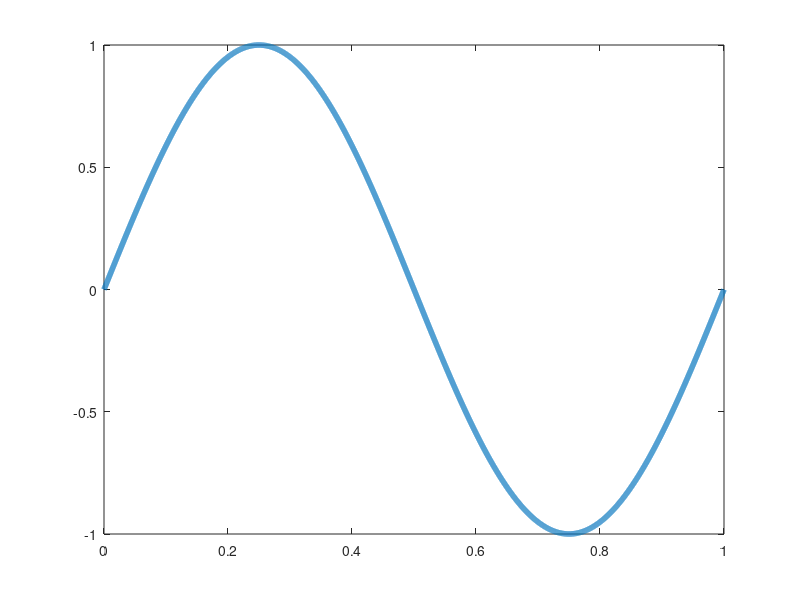

The MATLAB script that drew this image: (Note: this script raises an error after producing the figure.)
clf
t=0:0.001:2*pi;
f = sin(t);
t = t/(2*pi);
plot(t,f,'linew',4);
 hline(0, 'k:')

t1 = find(t>.75,1,'first');
hold on;
 stem(t(t1), f(t1), 'r', 'linew', 4);
axis off